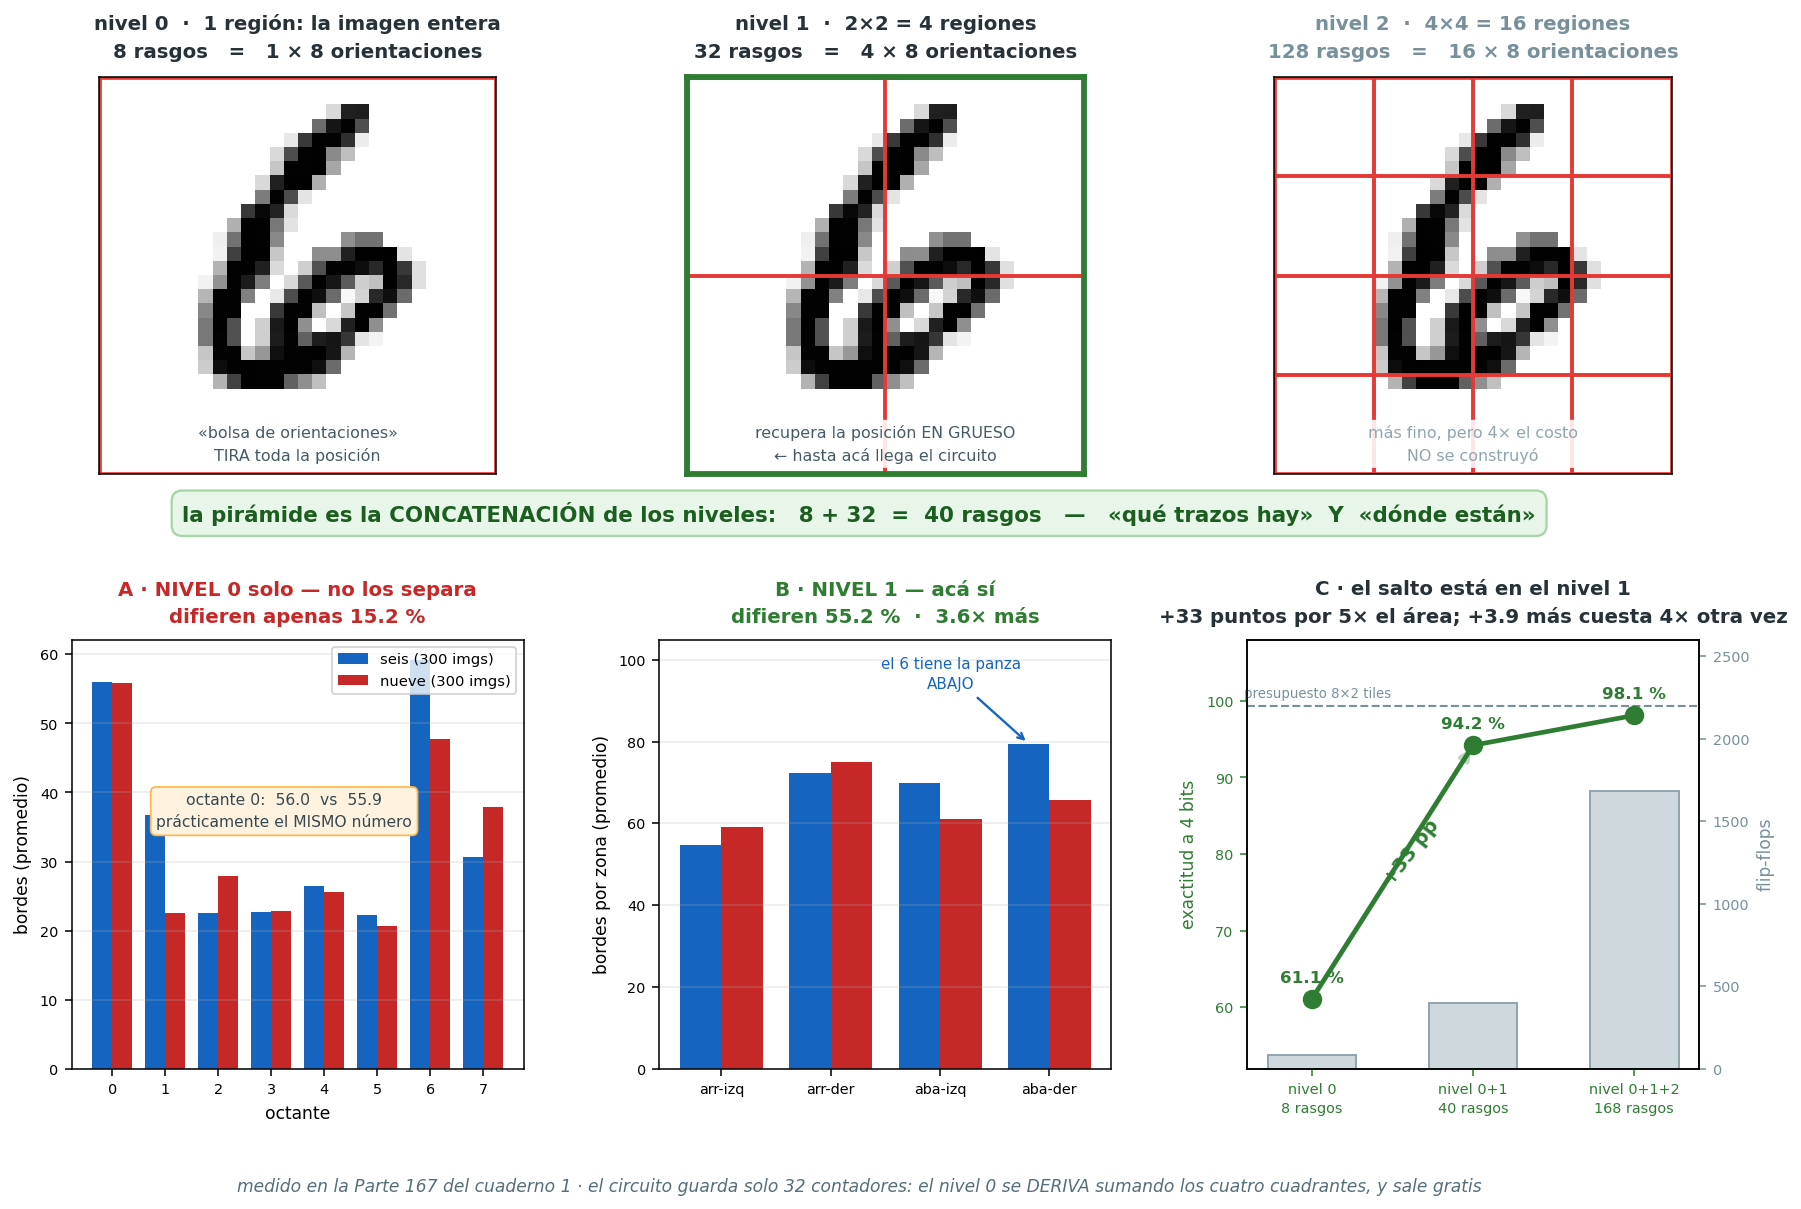

Write Python code to recreate this figure.
# === Cuaderno 2 · figura 21: como funciona la piramide espacial, y por que hace falta ===
import numpy as np, sys
import matplotlib.pyplot as plt
from matplotlib.gridspec import GridSpec
from matplotlib.patches import Rectangle
sys.path.insert(0, "../../clasificador_mnist")
import frente_golden as fg

B = "../../clasificador_mnist/"
X, y, Xt, yt = fg.cargar_mnist(B + "mnist.npz")
d = np.load(B + "piramide_6vs9.npz"); f6, f9 = d["f6"], d["f9"]
def dif(a, b): return np.abs(a-b).sum() / ((a.sum()+b.sum())/2) * 100

img6 = X[np.where(y == 6)[0][0]]; img9 = X[np.where(y == 9)[0][0]]
C6, C9 = "#1565c0", "#c62828"

fig = plt.figure(figsize=(15.0, 9.2))
gs = GridSpec(2, 3, figure=fig, height_ratios=[1, 1.08], hspace=.40, wspace=.30)

# ═══════ fila 1: los tres niveles ═══════
NIV = [(0, 1, "nivel 0", "1 región: la imagen entera", "8 rasgos", "«bolsa de orientaciones»\nTIRA toda la posición"),
       (1, 2, "nivel 1", "2×2 = 4 regiones", "32 rasgos", "recupera la posición EN GRUESO\n← hasta acá llega el circuito"),
       (2, 4, "nivel 2", "4×4 = 16 regiones", "128 rasgos", "más fino, pero 4× el costo\nNO se construyó")]
for col, (L, n, tit, reg, nr, nota) in enumerate(NIV):
    ax = fig.add_subplot(gs[0, col])
    ax.imshow(img6, cmap="gray_r", extent=[0, 1, 0, 1])
    for i in range(1, n):
        ax.axhline(i/n, color="#e53935", lw=2.0); ax.axvline(i/n, color="#e53935", lw=2.0)
    ax.add_patch(Rectangle((0, 0), 1, 1, fc="none", ec="#e53935", lw=2.4))
    ax.set_xticks([]); ax.set_yticks([])
    ax.set_title(f"{tit}  ·  {reg}\n{nr}   =   {n*n} × 8 orientaciones",
                 fontsize=10.2, weight="bold", linespacing=1.6,
                 color="#263238" if L != 2 else "#78909c", pad=10)
    ax.text(.5, .028, nota, transform=ax.transAxes, ha="center", va="bottom", fontsize=8.2,
            color="#455a64" if L != 2 else "#90a4ae", linespacing=1.5,
            bbox=dict(fc="#fff", ec="none", alpha=.88, boxstyle="round,pad=0.30"))
    if L == 1:
        for s in ax.spines.values(): s.set(edgecolor="#2e7d32", linewidth=3.0)

fig.text(.5, .535, "la pirámide es la CONCATENACIÓN de los niveles:   8 + 32  =  40 rasgos   "
         "—   «qué trazos hay»  Y  «dónde están»",
         ha="center", fontsize=11.0, weight="bold", color="#1b5e20",
         bbox=dict(fc="#e8f5e9", ec="#a5d6a7", lw=1.2, boxstyle="round,pad=0.5"))

# ═══════ fila 2, A: el nivel 0 no separa ═══════
ax = fig.add_subplot(gs[1, 0])
w = .38; xs = np.arange(8)
ax.bar(xs-w/2, f6[:8], w, color=C6, label="seis (300 imgs)")
ax.bar(xs+w/2, f9[:8], w, color=C9, label="nueve (300 imgs)")
ax.set_xticks(xs); ax.set_xlabel("octante", fontsize=8.8); ax.set_ylabel("bordes (promedio)", fontsize=8.8)
ax.legend(fontsize=7.6, loc="upper right"); ax.tick_params(labelsize=7.4); ax.grid(axis="y", alpha=.25)
ax.set_title(f"A · NIVEL 0 solo — no los separa\ndifieren apenas {dif(f6[:8], f9[:8]):.1f} %",
             fontsize=10.2, weight="bold", color="#c62828", linespacing=1.5, pad=9)
ax.text(.47, .60, "octante 0:  56.0  vs  55.9\nprácticamente el MISMO número",
        transform=ax.transAxes, ha="center", va="center", linespacing=1.5,
        fontsize=8.0, color="#37474f",
        bbox=dict(fc="#fff3e0", ec="#ffb74d", lw=.9, boxstyle="round,pad=0.35"))

# ═══════ fila 2, B: el nivel 1 sí separa ═══════
ax = fig.add_subplot(gs[1, 1])
z6 = [f6[8+z*8:16+z*8].sum() for z in range(4)]; z9 = [f9[8+z*8:16+z*8].sum() for z in range(4)]
zs = np.arange(4)
ax.bar(zs-w/2, z6, w, color=C6); ax.bar(zs+w/2, z9, w, color=C9)
ax.set_xticks(zs); ax.set_xticklabels(["arr-izq", "arr-der", "aba-izq", "aba-der"], fontsize=8.0)
ax.set_ylabel("bordes por zona (promedio)", fontsize=8.8)
ax.tick_params(labelsize=7.4); ax.grid(axis="y", alpha=.25)
ax.set_title(f"B · NIVEL 1 — acá sí\ndifieren {dif(f6[8:], f9[8:]):.1f} %  ·  3.6× más",
             fontsize=10.2, weight="bold", color="#2e7d32", linespacing=1.5, pad=9)
ax.annotate("el 6 tiene la panza\nABAJO", xy=(3+w/2-.38, z6[3]), xytext=(2.1, z6[3]*1.17),
            fontsize=7.8, color=C6, ha="center", linespacing=1.4,
            arrowprops=dict(arrowstyle="->", color=C6, lw=1.2))
ax.set_ylim(0, max(z6+z9)*1.32)

# ═══════ fila 2, C: el costo medido ═══════
ax = fig.add_subplot(gs[1, 2])
niv = ["nivel 0\n8 rasgos", "nivel 0+1\n40 rasgos", "nivel 0+1+2\n168 rasgos"]
ff  = [80, 400, 1680]; ex4 = [61.1, 94.2, 98.1]
axb = ax.twinx()
axb.bar(range(3), ff, color="#cfd8dc", ec="#90a4ae", width=.55, zorder=1)
axb.set_ylabel("flip-flops", fontsize=8.8, color="#78909c"); axb.tick_params(labelsize=7.4, colors="#78909c"); axb.set_ylim(0, 2600)
axb.axhline(2200, color="#78909c", ls="--", lw=1.1)
axb.text(-0.42, 2250, "presupuesto 8×2 tiles", fontsize=6.8, color="#78909c", ha="left")
ax.plot(range(3), ex4, "o-", color="#2e7d32", lw=2.4, ms=9, zorder=3)
for i, v in enumerate(ex4):
    ax.text(i, v+2.2, f"{v:.1f} %", ha="center", fontsize=8.6, weight="bold", color="#2e7d32", zorder=4)
ax.set_xticks(range(3)); ax.set_xticklabels(niv, fontsize=8.0, linespacing=1.5)
ax.set_ylabel("exactitud a 4 bits", fontsize=8.8, color="#2e7d32")
ax.tick_params(labelsize=7.4, colors="#2e7d32"); ax.set_ylim(52, 108); ax.set_zorder(2); ax.patch.set_visible(False)
ax.set_title("C · el salto está en el nivel 1\n+33 puntos por 5× el área; +3.9 más cuesta 4× otra vez",
             fontsize=10.2, weight="bold", color="#263238", linespacing=1.5, pad=9)
ax.annotate("", xy=(1, 94.2), xytext=(0, 61.1),
            arrowprops=dict(arrowstyle="->", color="#2e7d32", lw=2.6, alpha=.30))
ax.text(.42, 76, "+33 pp", fontsize=10, weight="bold", color="#2e7d32", rotation=52)

fig.text(.5, .015, "medido en la Parte 167 del cuaderno 1 · el circuito guarda solo 32 contadores: "
         "el nivel 0 se DERIVA sumando los cuatro cuadrantes, y sale gratis",
         ha="center", fontsize=8.8, color="#546e7a", style="italic")
plt.savefig("fig_piramide_espacial.png", dpi=140, bbox_inches="tight")
print(f"nivel0 {dif(f6[:8],f9[:8]):.1f} %  ·  nivel1 {dif(f6[8:],f9[8:]):.1f} %")
